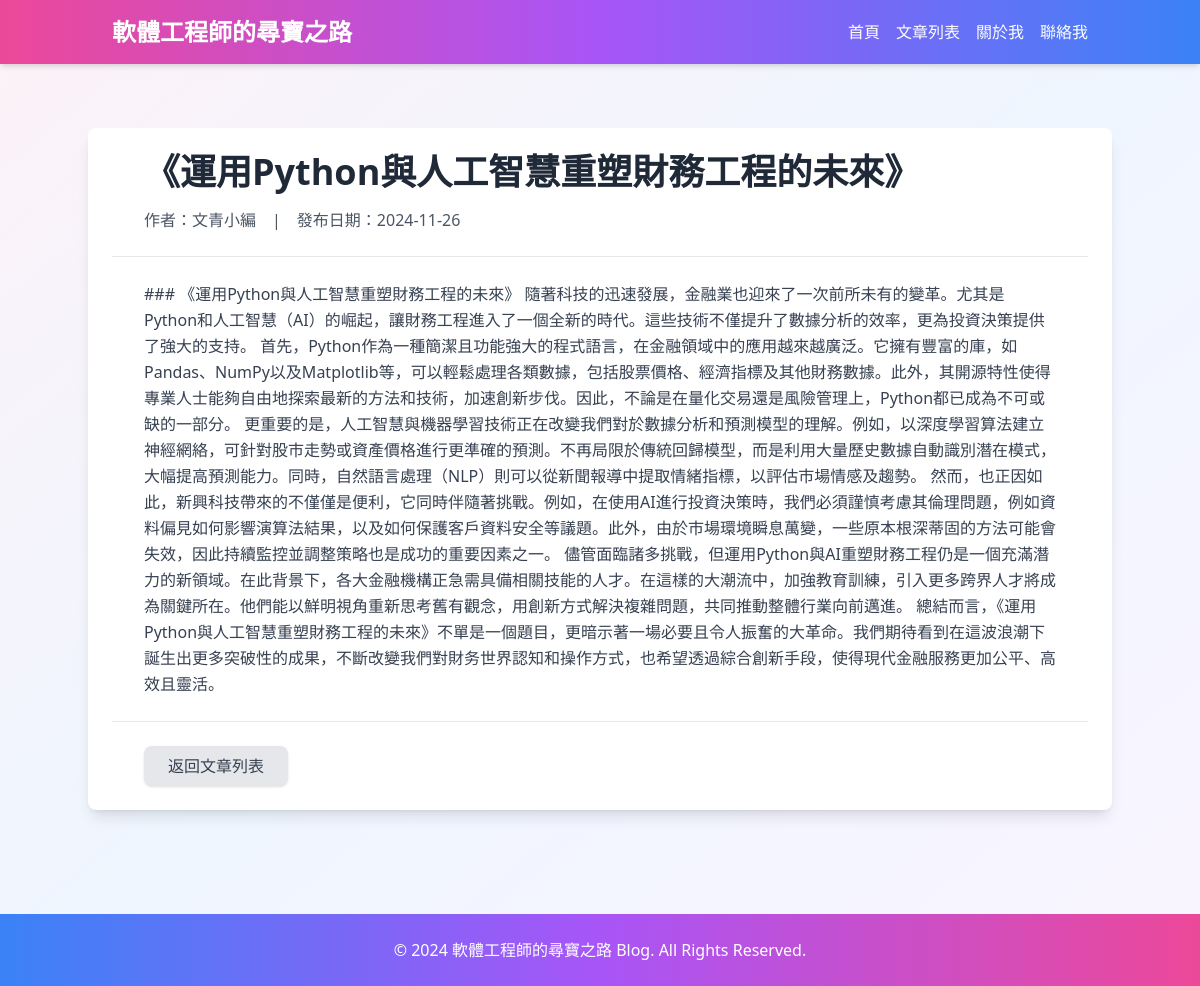
/read_article/44, run on the app's committed database.
### tables this page shows
CREATE TABLE articles (
            id INTEGER PRIMARY KEY AUTOINCREMENT,
            title TEXT NOT NULL,
            content TEXT NOT NULL
        );

### app.py (the view)
@app.route('/read_article/<int:id>')
def read_article(id):
    db = SQLiteTool("my_blog.db")
    article = db.execute_read_query("SELECT * FROM articles WHERE id=?", (id,))
    db.close_connection()
    return render_template('read_article.html', title=article[0]["title"], content=article[0]["content"])

### sqlitetool.py (called while the page is built)
    def execute_read_query(self, query, params=None):
        cursor = self.connection.cursor()
        try:
            if params:
                cursor.execute(query, params)
            else:
                cursor.execute(query)
            result = cursor.fetchall()
            column_names = [description[0] for description in cursor.description]
            json_objects = []
            for row in result:
                json_object = dict(zip(column_names, row))
                json_objects.append(json_object)
            return json_objects
        except Error as e:
            print(f"查詢失敗: {e}")
            return None

    def close_connection(self):
        if self.connection:
            self.connection.close()
            print("資料庫連接已關閉")

### templates/read_article.html (shortened to what this page needs)
<!DOCTYPE html>
<html lang="en">
<head>
  <script src="https://cdn.tailwindcss.com"></script>
</head>
<body class="bg-gradient-to-br from-pink-50 via-blue-50 to-purple-50 text-gray-800 font-sans">
  <header class="bg-gradient-to-r from-pink-500 via-purple-500 to-blue-500 text-white shadow-md sticky top-0 z-10">
    <div class="container mx-auto flex items-center justify-between py-4 px-6">
      <h1 class="text-2xl font-bold">軟體工程師的尋寶之路</h1>
      <nav class="space-x-4 hidden md:flex">
        <a href="/" class="hover:underline">首頁</a>
        <a href="/list_article/1" class="hover:underline">文章列表</a>
        <a href="/about" class="hover:underline">關於我</a>
        <a href="/contact" class="hover:underline">聯絡我</a>
      </nav>
    </div>
  </header>
  <main class="py-16">
    <div class="container mx-auto px-6 bg-white shadow-lg rounded-lg">
      <div class="py-6 px-8 border-b border-gray-200">
        <h2 class="text-4xl font-bold text-gray-800">{{ title }}</h2>
        <div class="mt-4 flex items-center text-gray-600 space-x-4">
          <span>作者：文青小編</span>
          <span>|</span>
          <span>發布日期：2024-11-26</span>
        </div>
      </div>
      <div class="py-6 px-8 text-gray-700 leading-relaxed">
        {{ content|safe }}
      </div>
      <div class="py-6 px-8 flex justify-between items-center border-t border-gray-200">
        <a onclick="history.back()" class="inline-block bg-gray-200 text-gray-700 px-6 py-2 rounded-lg shadow hover:bg-gray-300 transition">
          返回文章列表
        </a>
      </div>
    </div>
  </main>
  <footer class="bg-gradient-to-r from-blue-500 via-purple-500 to-pink-500 text-white py-6 mt-10">
    <div class="container mx-auto text-center px-6">
      <p>© 2024 軟體工程師的尋寶之路 Blog. All Rights Reserved.</p>
    </div>
  </footer>
</body>
</html>

### data on the page
articles: title "《運用Python與人工智慧重塑財務工程的未來》", content "### 《運用Python與人工智慧重塑財務工程的未來》 隨著科技的迅速發展，金融業也迎來了一次前所未有的變革。尤其是Python和人工智慧（AI）的崛起，讓財務工程進入了一個全新的時代。這些技術不僅提升了數據分析的效率，更為投資決策提供了強大的支持。 首先，Python作為一種簡潔且功能強大的程式語言，在金融領域中的應用越來越廣泛。它擁有豐富的庫，如Pandas、NumPy以及Matplotlib等，可以輕鬆處理各類數據，包括股票價格、經濟指標及其他財務數據。此外，其開源特性使得專業人士能夠自由地探索最新的方法和技術，加速創新步伐。因此，不論是在量化交易還是風險管理上，Python都已成為不可或缺的一部分。 更重要的是，人工智慧與機器學習技術正在改變我們對於數據分析和預測模型的理解。例如，以深度學習算法建立神經網絡，可針對股市走勢或資產價格進行更準確的預測。不再局限於傳統回歸模型，而是利用大量歷史數據自動識別潛在模式，大幅提高預測能力。同時，自然語言處理（NLP）則可以從新聞報導中提取情緒指標，以評估市場情感及趨勢。 然而，也正因如此，新興科技帶來的不僅僅是便利，它同時伴隨著挑戰。例如，在使用AI進行投資決策時，我們必須謹慎考慮其倫理問題，例如資料偏見如何影響演算法結果，以及如何保護客戶資料安全等議題。此外，由於市場環境瞬息萬變，一些原本根深蒂固的方法可能會失效，因此持續監控並調整策略也是成功的重要因素之一。…"
